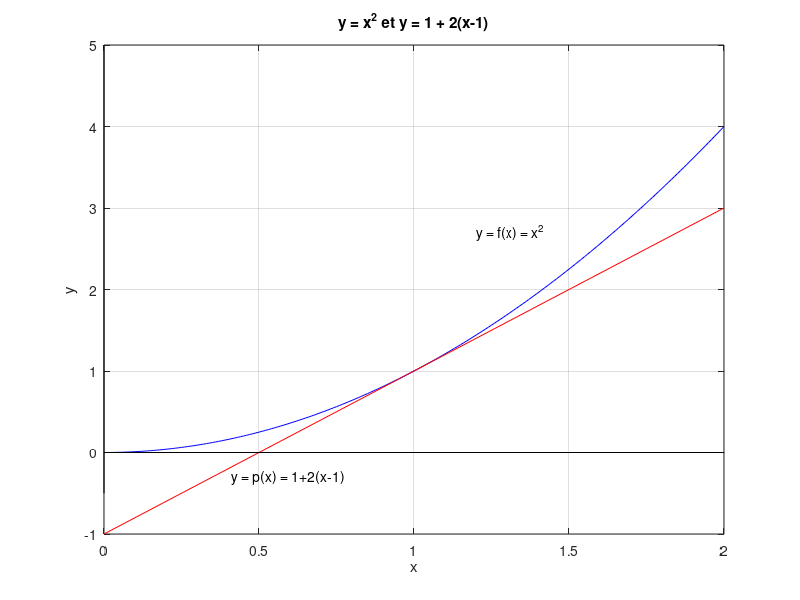

The MATLAB script that drew this image:
clf;

% Graph of  y = x^2 and y = 1 +2(x-1) near x=1

x=0:0.01:2;
y= x.^2;
plot(x,y,'b');
hold on
grid on;
text(1.2, 2.7, 'y = f(x) = x^2');

% The tangent line
x=linspace(0,2,2);
y= 1 + 2*(x-1);
plot(x,y,'r');
text(0.41, -0.3, 'y = p(x) = 1+2(x-1)');

% The x axis
x=linspace(0,2,2);
y=0*x;
plot(x,y,'k');

% The y axis
y=linspace(-0.5,5,2);
x=0*y;
plot(x,y,'k');

% The title and the labels
xlabel('x');
ylabel('y');
title('y = x^2 et y = 1 + 2(x-1)');
